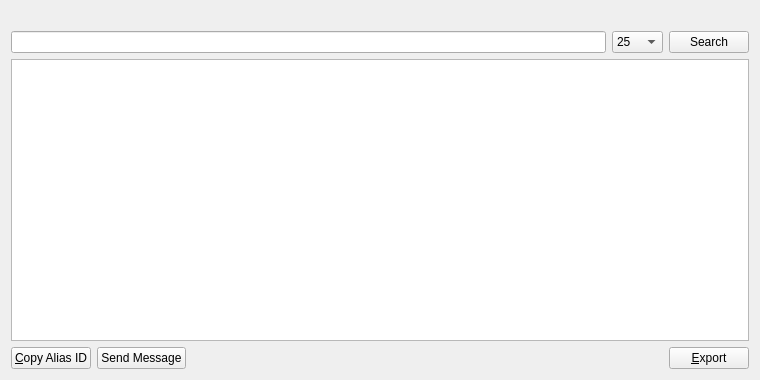
<?xml version="1.0" encoding="UTF-8"?>
<ui version="4.0">
 <class>AliasListPage</class>
 <widget class="QWidget" name="AliasListPage">
  <property name="geometry">
   <rect>
    <x>0</x>
    <y>0</y>
    <width>760</width>
    <height>380</height>
   </rect>
  </property>
  <property name="windowTitle">
   <string>Aliases</string>
  </property>
  <layout class="QVBoxLayout" name="verticalLayout">
   <item>
    <widget class="QLabel" name="labelExplanation">
     <property name="textFormat">
      <enum>Qt::PlainText</enum>
     </property>
     <property name="wordWrap">
      <bool>true</bool>
     </property>
    </widget>
   </item>
   <item>
    <layout class="QHBoxLayout" name="horizontalLayout_2">
     <item>
      <widget class="QLineEdit" name="lineEditAliasSearch"/>
     </item>
     <item>
      <widget class="QComboBox" name="comboBox">
       <item>
        <property name="text">
         <string>25</string>
        </property>
       </item>
       <item>
        <property name="text">
         <string>50</string>
        </property>
       </item>
       <item>
        <property name="text">
         <string>100</string>
        </property>
       </item>
      </widget>
     </item>
     <item>
      <widget class="QPushButton" name="searchAlias">
       <property name="maximumSize">
        <size>
         <width>16777215</width>
         <height>48</height>
        </size>
       </property>
       <property name="text">
        <string>Search</string>
       </property>
       <property name="icon">
        <iconset resource="../bitcoin.qrc">
         <normaloff>:/icons/search</normaloff>:/icons/search</iconset>
       </property>
      </widget>
     </item>
    </layout>
   </item>
   <item>
    <widget class="QTableView" name="tableView">
     <property name="contextMenuPolicy">
      <enum>Qt::CustomContextMenu</enum>
     </property>
     <property name="toolTip">
      <string/>
     </property>
     <property name="tabKeyNavigation">
      <bool>false</bool>
     </property>
     <property name="alternatingRowColors">
      <bool>true</bool>
     </property>
     <property name="selectionMode">
      <enum>QAbstractItemView::SingleSelection</enum>
     </property>
     <property name="selectionBehavior">
      <enum>QAbstractItemView::SelectRows</enum>
     </property>
     <property name="sortingEnabled">
      <bool>true</bool>
     </property>
     <attribute name="verticalHeaderVisible">
      <bool>false</bool>
     </attribute>
    </widget>
   </item>
   <item>
    <layout class="QHBoxLayout" name="horizontalLayout">
     <item>
      <widget class="QPushButton" name="copyAlias">
       <property name="toolTip">
        <string>Copy the currently selected alias to the system clipboard</string>
       </property>
       <property name="text">
        <string>&amp;Copy Alias ID</string>
       </property>
       <property name="icon">
        <iconset resource="../bitcoin.qrc">
         <normaloff>:/icons/editcopy</normaloff>:/icons/editcopy</iconset>
       </property>
      </widget>
     </item>
     <item>
      <widget class="QPushButton" name="messageButton">
       <property name="text">
        <string>Send Message</string>
       </property>
       <property name="icon">
        <iconset resource="../bitcoin.qrc">
         <normaloff>:/icons/outmail</normaloff>:/icons/outmail</iconset>
       </property>
      </widget>
     </item>
     <item>
      <spacer name="horizontalSpacer">
       <property name="orientation">
        <enum>Qt::Horizontal</enum>
       </property>
       <property name="sizeHint" stdset="0">
        <size>
         <width>40</width>
         <height>20</height>
        </size>
       </property>
      </spacer>
     </item>
     <item>
      <widget class="QPushButton" name="exportButton">
       <property name="toolTip">
        <string>Export the data in the current tab to a file</string>
       </property>
       <property name="text">
        <string>&amp;Export</string>
       </property>
       <property name="icon">
        <iconset resource="../bitcoin.qrc">
         <normaloff>:/icons/export</normaloff>:/icons/export</iconset>
       </property>
      </widget>
     </item>
    </layout>
   </item>
  </layout>
 </widget>
 <resources>
  <include location="../bitcoin.qrc"/>
 </resources>
 <connections/>
</ui>
